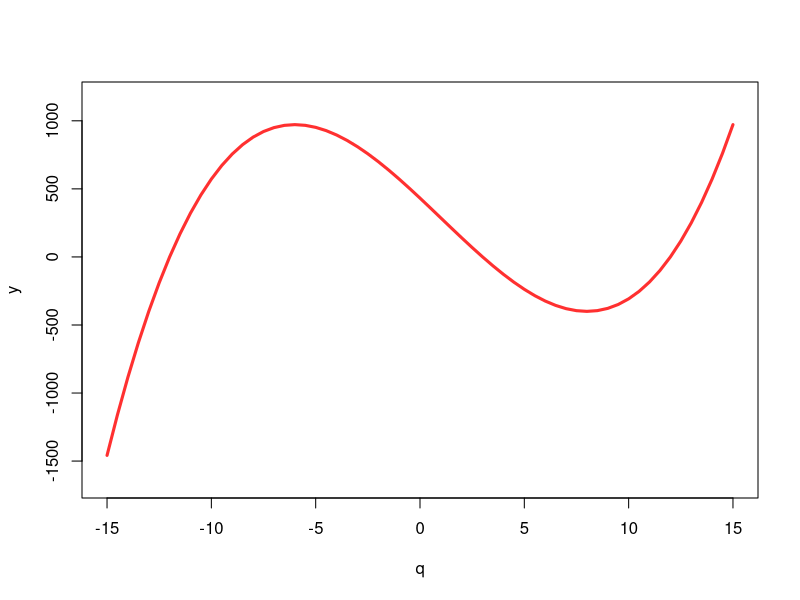
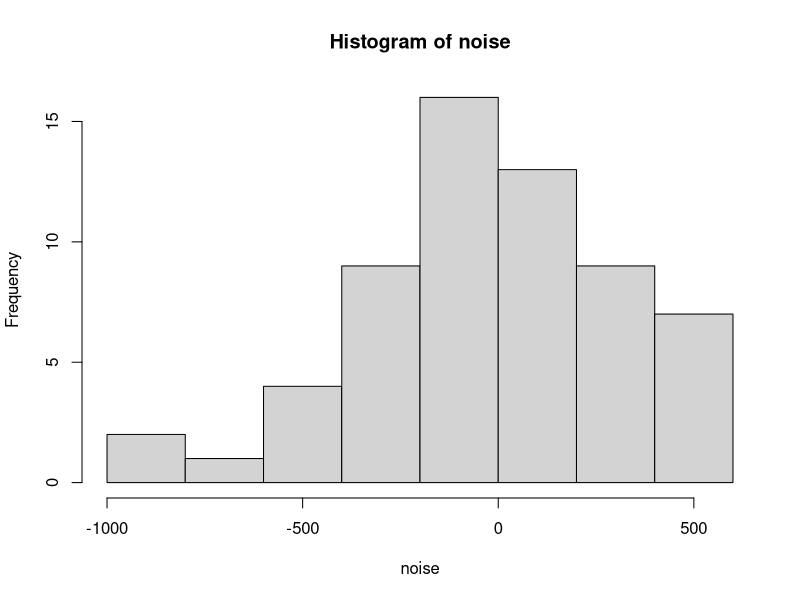
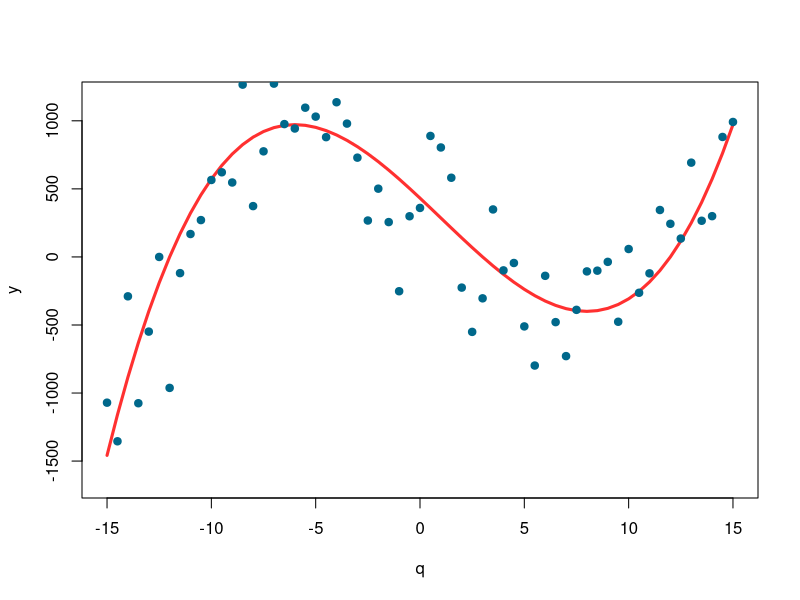
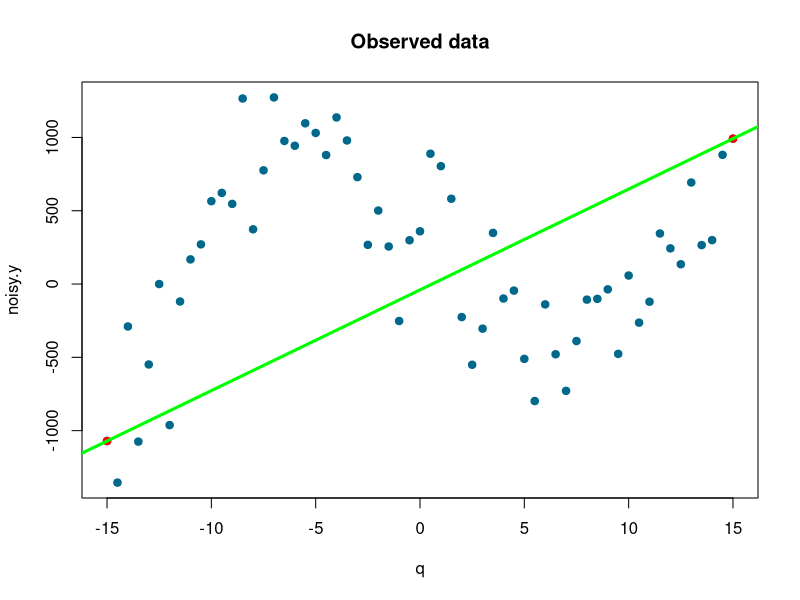
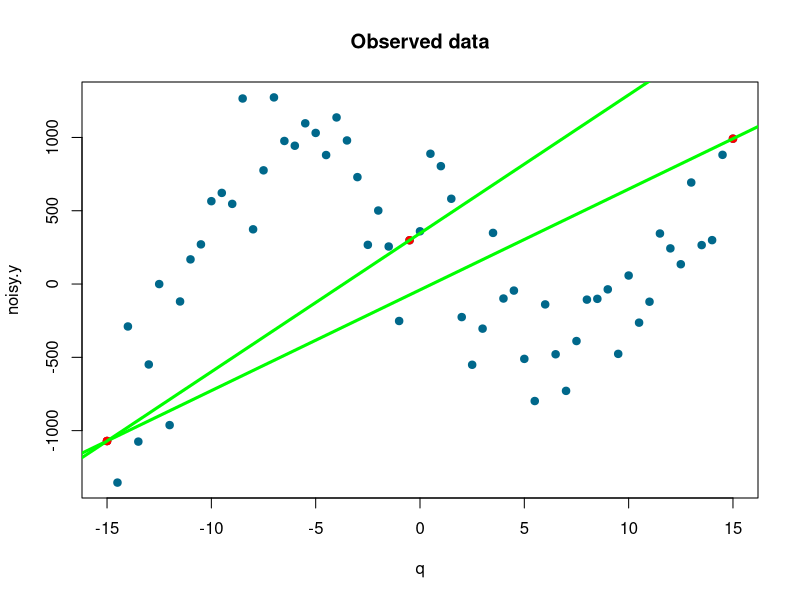
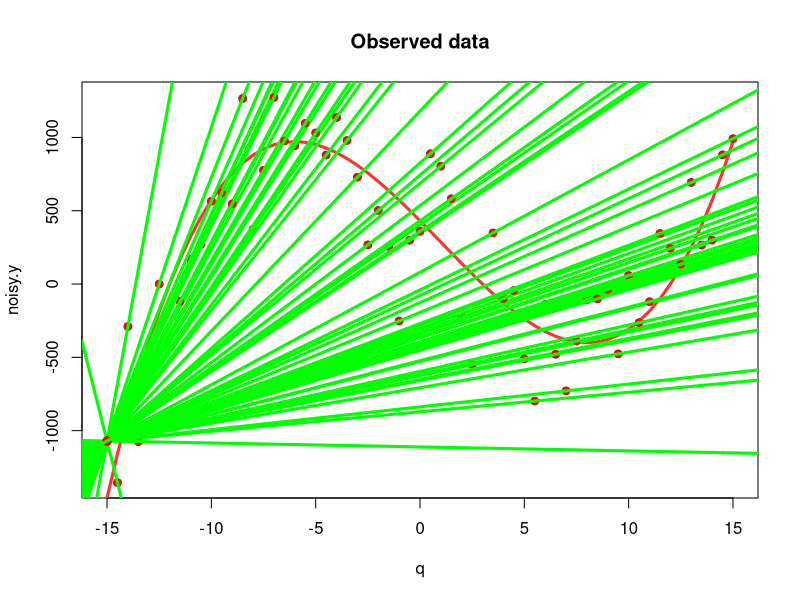
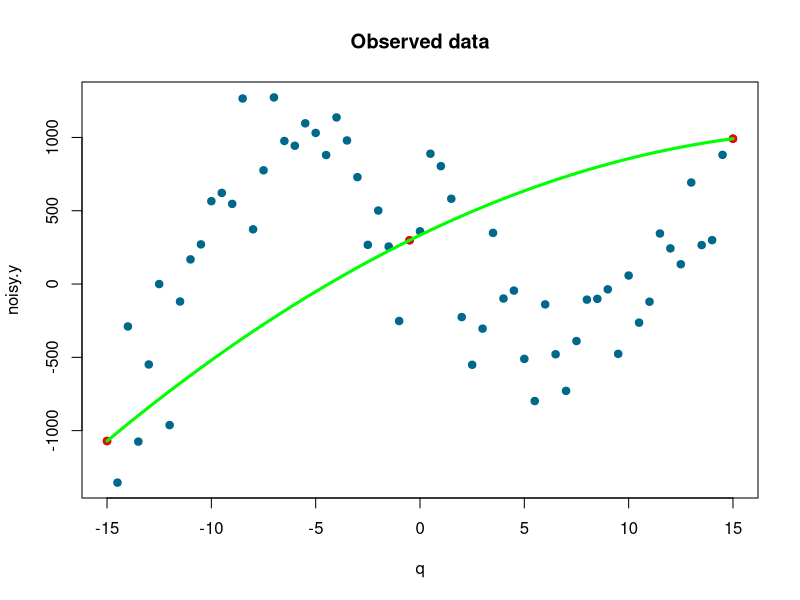
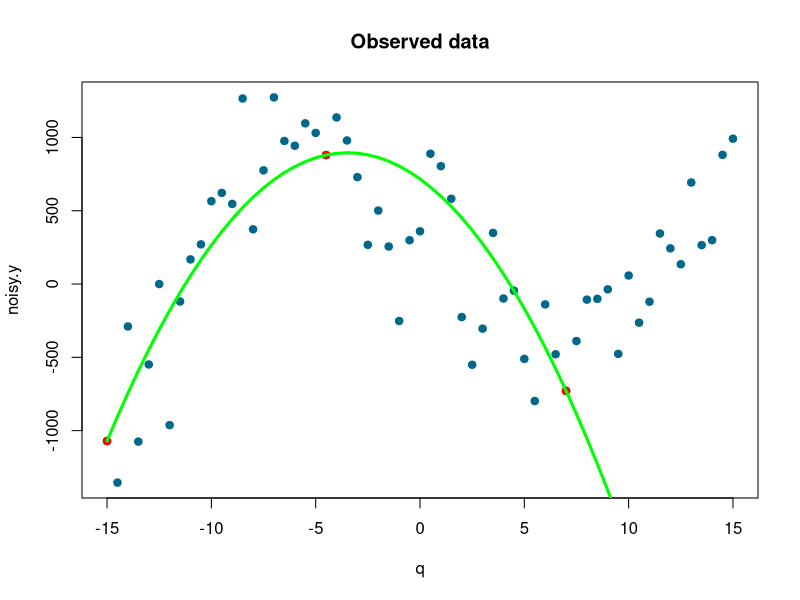

Write R code to recreate these figures, in order.
## ---- chunk 1
## Initialize Random Number Generator so plots are consistent
set.seed(20)

## Now compute points along a cubic function
q <- seq(from=-15, to=15, by=.5)
y <- q*q*q-3*q*q-144*q+432
plot(q,y,col='firebrick1',lwd=3, typ="l", ylim=c(min(y)-200, max(y)+200))
## ---- chunk 2
noise <- rnorm(length(q), mean=0, sd=333)
hist(noise)
## ---- chunk 3
noisy.y <- y + noise
plot(q,y,col='firebrick1',lwd=3, typ="l", ylim=c(min(y)-200, max(y)+200))
points(q,noisy.y,col='deepskyblue4',xlab='q',main='Observed data', pch=19)
## ---- chunk 4
i1 <- 1
i2 <- length(q)

q2 <- c(q[i1],q[i2])
ny2 <- c(noisy.y[i1], noisy.y[i2])
plot(q,noisy.y,col='deepskyblue4',xlab='q',main='Observed data', pch=19)
points(q2,ny2,col='red',xlab='q',main='Observed data', pch=19)

model1 <- lm(ny2 ~ q2)
abline(a=model1$coefficients[1], b=model1$coefficients[2], col="green", lwd=3)
## ---- chunk 5
plot(q,noisy.y,col='deepskyblue4',xlab='q',main='Observed data', pch=19)
points(q2,ny2,col='red',xlab='q',main='Observed data', pch=19)
abline(a=model1$coefficients[1], b=model1$coefficients[2], col="green", lwd=3)

i1 <- 1
i2 <- floor(length(q)/2)

q2 <- c(q[i1],q[i2])
ny2 <- c(noisy.y[i1], noisy.y[i2])

model1 <- lm(ny2 ~ q2)
points(q2,ny2,col='red',xlab='q',main='Observed data', pch=19)
abline(a=model1$coefficients[1], b=model1$coefficients[2], col="green", lwd=3)
## ---- chunk 6
plot(q,noisy.y,col='deepskyblue4',xlab='q',main='Observed data', pch=19)
lines(q,y,col='firebrick1',lwd=3)

for (i2 in seq(2,length(q))){
  q2 <- c(q[i1],q[i2])
  ny2 <- c(noisy.y[i1], noisy.y[i2])
  model1 <- lm(ny2 ~ q2)

  points(q2,ny2,col='red',xlab='q',main='Observed data', pch=19)
  abline(model1, col="green", lwd=3)
}
## ---- chunk 7
plot(q,noisy.y,col='deepskyblue4',xlab='q',main='Observed data', pch=19)

i1 <- 1
i2 <- floor(length(q)/2)
i3 <- length(q)

q3 <- c(q[i1],q[i2],q[i3])
ny3 <- c(noisy.y[i1], noisy.y[i2], noisy.y[i3])
points(q3,ny3,col='red',pch=19)

model2 <- lm(ny3 ~ poly(q3, 2, raw=TRUE))
model2.y <- model2$coefficients[3]*q*q + model2$coefficients[2]*q + model2$coefficients[1]
lines(q, model2.y, col="green",lwd=3)
## ---- chunk 8
plot(q,noisy.y,col='deepskyblue4',xlab='q',main='Observed data', pch=19)

i1 <- 1
i3 <- floor(3*length(q)/4)
i2 <- floor(i3/2)

q3 <- c(q[i1],q[i2],q[i3])
ny3 <- c(noisy.y[i1], noisy.y[i2], noisy.y[i3])
points(q3,ny3,col='red',pch=19)

model2 <- lm(ny3 ~ poly(q3, 2, raw=TRUE))
model2.y <- model2$coefficients[3]*q*q + model2$coefficients[2]*q + model2$coefficients[1]
lines(q, model2.y, col="green",lwd=3)
## ---- chunk 9

plot(q,noisy.y,col='deepskyblue4',xlab='q',main='Observed data', pch=19)

for (i3 in seq(4,length(q))){
  i1 <- 1
  i2 <- floor(i3/2)

  q3 <- c(q[i1],q[i2],q[i3])
  ny3 <- c(noisy.y[i1], noisy.y[i2], noisy.y[i3])

  model2 <- lm(ny3 ~ poly(q3, 2, raw=TRUE))
  model2.y <- model2$coefficients[3]*q*q + model2$coefficients[2]*q + model2$coefficients[1]
  points(q3,ny3,col='red',pch=19)
  lines(q, model2.y, col="green",lwd=3)
}
## ---- chunk 10
plot(q,noisy.y,col='deepskyblue4',xlab='q',main='Observed data', pch=19)

i1 <- 1
i2 <- floor(length(q)/3)
i3 <- floor(2*length(q)/4)
i4 <- length(q)

q4 <- c(q[i1],q[i2],q[i3], q[i4])
ny4 <- c(noisy.y[i1], noisy.y[i2], noisy.y[i3], noisy.y[i4])
points(q4,ny4,col='red',pch=19)

model3 <- lm(ny4 ~ poly(q4, 3, raw=TRUE))
model3.y <- model3$coefficients[4]*q*q*q + 
            model3$coefficients[3]*q*q + 
            model3$coefficients[2]*q + 
            model3$coefficients[1]
lines(q, model3.y, col="green",lwd=3)
## ---- chunk 11
plot(q,noisy.y,col='deepskyblue4',xlab='q',main='Observed data', pch=19)

i1 <- 10
i2 <- floor(length(q)/3)
i3 <- floor(2*length(q)/4)
i4 <- length(q)-10

q4 <- c(q[i1],q[i2],q[i3], q[i4])
ny4 <- c(noisy.y[i1], noisy.y[i2], noisy.y[i3], noisy.y[i4])
points(q4,ny4,col='red',pch=19)

model3 <- lm(ny4 ~ poly(q4, 3, raw=TRUE))
model3.y <- model3$coefficients[4]*q*q*q + 
            model3$coefficients[3]*q*q + 
            model3$coefficients[2]*q + 
            model3$coefficients[1]
lines(q, model3.y, col="green", lwd=3)
## ---- chunk 12
plot(q,noisy.y,col='deepskyblue4',xlab='q',main='Observed data', pch=19)

n <- 10
i <- sort(sample(1:length(q), n))

qq <- q[i]
yy <- noisy.y[i]

points(qq,yy,col='red', pch=19)
modeln <- lm(yy ~ poly(qq, n-1, raw=TRUE))
py <- predict(modeln, data.frame(qq=q))
lines(q, py, col="green",lwd=3)
## ---- chunk 13
plot(q,noisy.y,col='deepskyblue4',xlab='q', main='Observed data', pch=19,
     ylim=c(min(noisy.y)*30, max(noisy.y)*10))
points(qq,yy,col='red', pch=19)
lines(q, py, col="green",lwd=3)
## ---- chunk 14
plot(q,noisy.y,col='deepskyblue4',xlab='q',main='Observed data', pch=19)
lines(q,y,col='firebrick1',lwd=3, typ="l", ylim=c(min(y)-200, max(y)+200))
model1 <- lm(noisy.y ~ poly(q,1,raw=TRUE))
yy1    <- predict(model1)
lines(q,yy1, col="green", lwd=3)
## ---- chunk 15
plot(q,noisy.y,col='deepskyblue4',xlab='q',main='Observed data', pch=19)
lines(q,y,col='firebrick1',lwd=3, typ="l", ylim=c(min(y)-200, max(y)+200))
model2 <- lm(noisy.y ~ poly(q,2,raw=TRUE))
yy2    <- predict(model2)
lines(q,yy2, col="orange", lwd=3)
## ---- chunk 16
plot(q,noisy.y,col='deepskyblue4',xlab='q',main='Observed data', pch=19)
lines(q,y,col='firebrick1',lwd=3, typ="l", ylim=c(min(y)-200, max(y)+200))
model3 <- lm(noisy.y ~ poly(q,3,raw=TRUE))
yy3    <- predict(model3)
lines(q,yy3, col="gold", lwd=3)
## ---- chunk 17
plot(q,noisy.y,col='deepskyblue4',xlab='q',main='Observed data', pch=19)
lines(q,y,col='firebrick1',lwd=3, typ="l", ylim=c(min(y)-200, max(y)+200))
model30 <- lm(noisy.y ~ poly(q,30,raw=TRUE))
yy30    <- predict(model30)
lines(q,yy30, col="purple", lwd=3)
